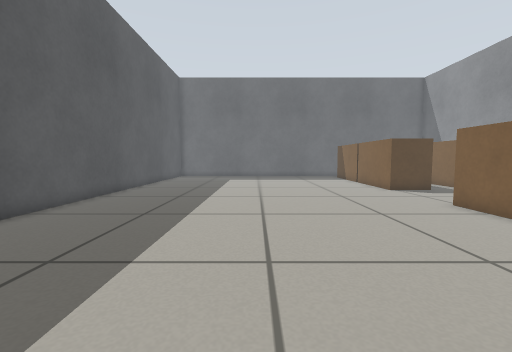
[1] (above)

22 first-person views from a walk through a world built for the Gazebo simulator. The camera is 0.47 m above the floor, tilts 4° down and sees 90° across. The floor is counted in squares, 0.25 m on a side. Each view is taken from the middle of a square. On the plan, view 1 faces up. The plan holds only what a view shows up to about 15 squares ahead; the rest is blank.

[2]
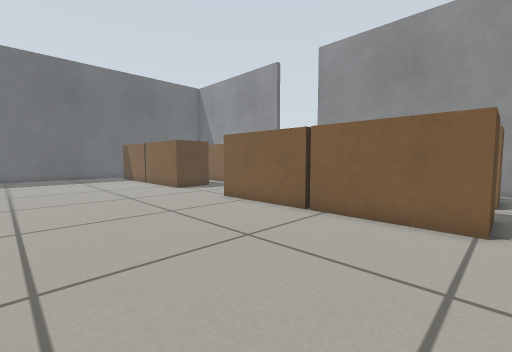

[3]
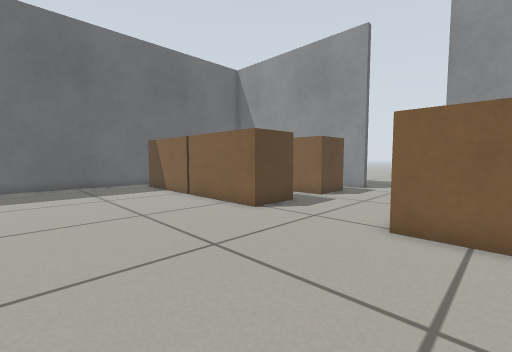

[4]
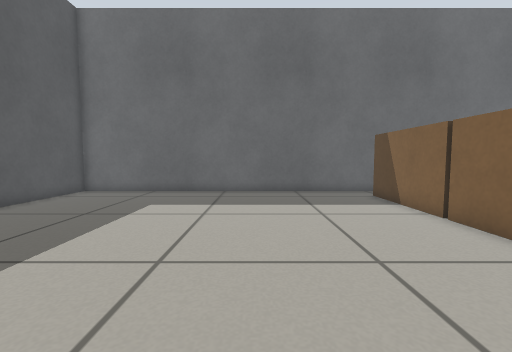

[5]
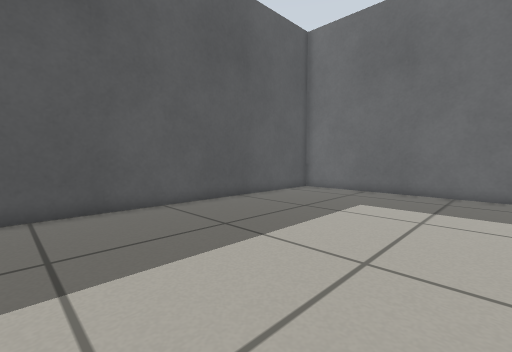

[6]
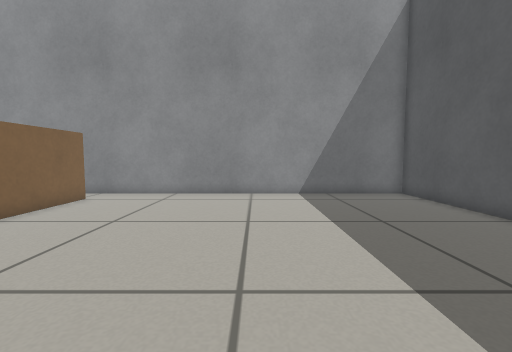

[7]
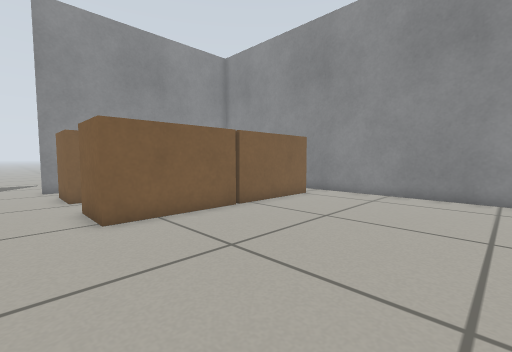

[8]
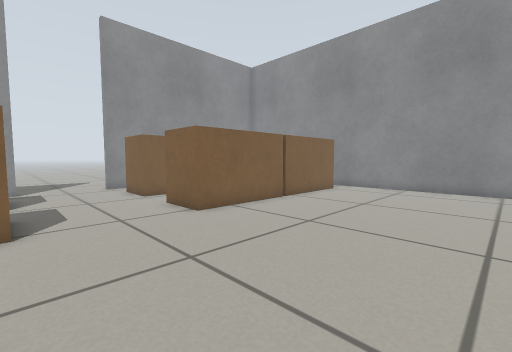

[9]
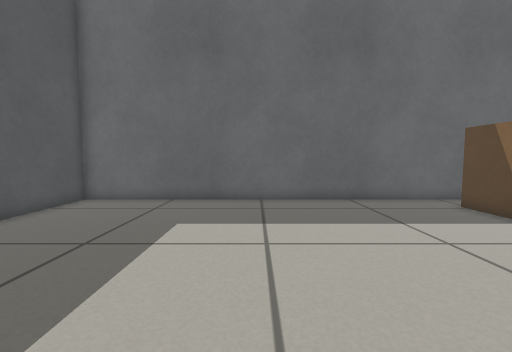

[10]
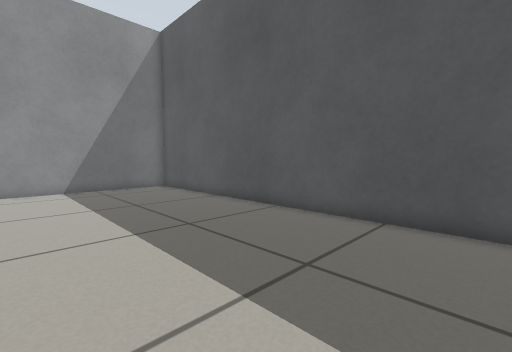

[11]
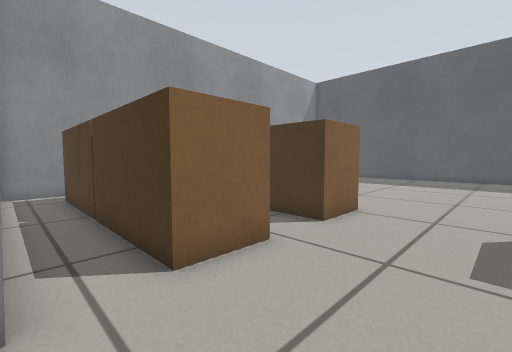

[12]
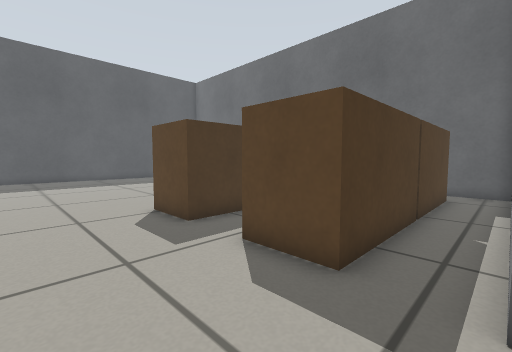

[13]
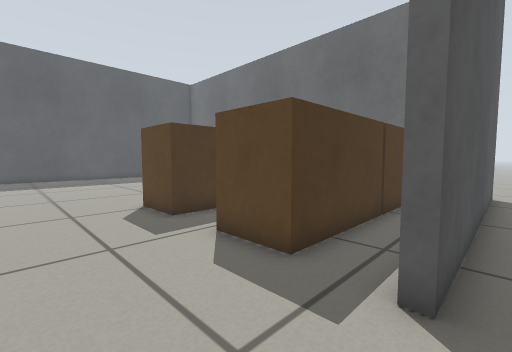

[14]
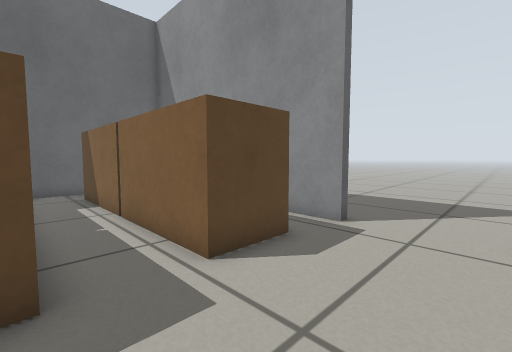

[15]
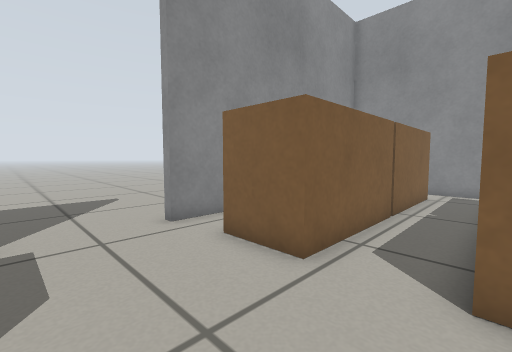

[16]
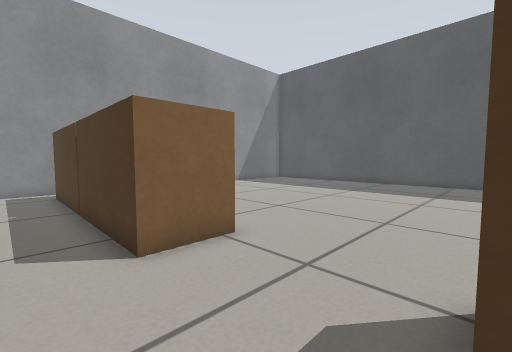

[17]
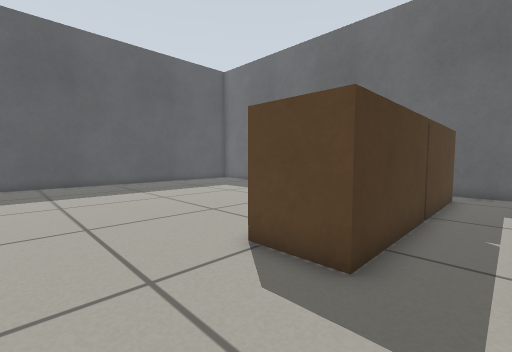

[18]
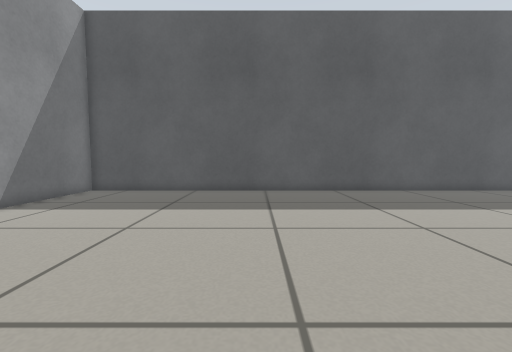

[19]
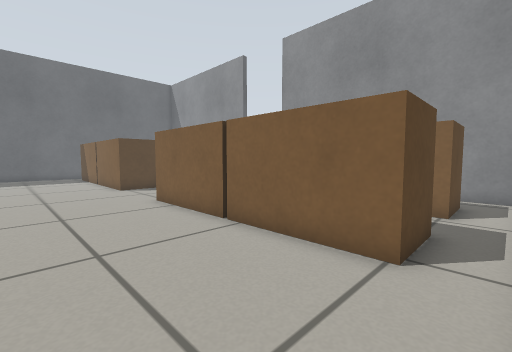

[20]
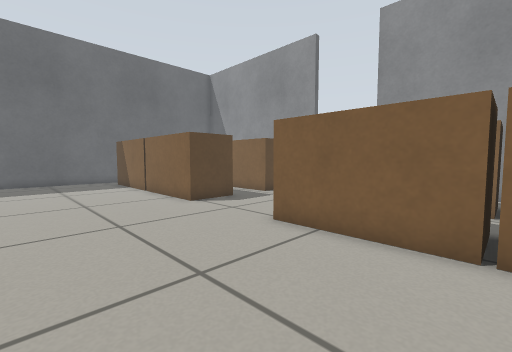

[21]
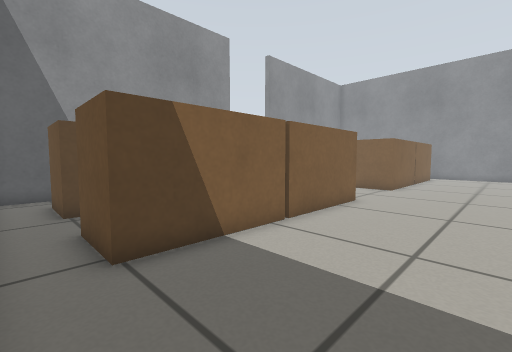

[22]
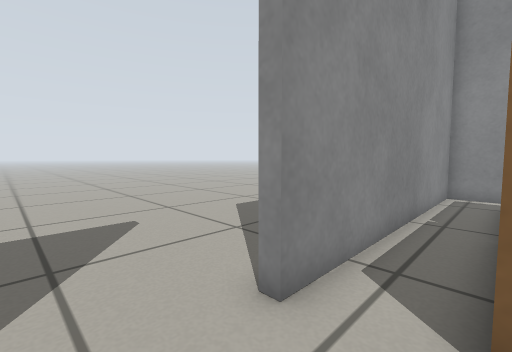

### Floor plan
Points are (right, up) in squares from view 1. A wall is a line through its corners. A room is listed if a view was taken in it or the views show most of it. See-through windows are left out.
Room 1 (views 1, 2, 3, 4, 5, 6, 7, 8, 9, 10, 14, 15, 16, 17, 18, 19, 20, 21, 22)
walls: (17, 14.5) (17, 18.1); (17, 23.4) (17, 26.1); (17.1, 26.5) (-7.8, 26.5) (-7.8, -1.5) (17, -1.5) (17, 10.5)
ways out: opening at (17, 12.5) to room 2
objects: brown box (8, 0) to (10, 4); brown box (8, 5) to (10, 10); brown box (8, 15) to (10, 19); brown box (8, 20) to (10, 25); brown box (13, 0) to (15, 4); brown box (13, 5) to (15, 10); brown box (13, 15) to (15, 19); brown box (13, 20) to (15, 25)
Room 2 (views 11, 12, 13)
walls: (17, 10.5) (17.5, 10.5); (17.5, 26.5) (17.5, 14.5) (17, 14.5)
ways out: opening at (17, 12.5) to room 1

Where each view was taken, in squares from view 1:
view 1: 0 up, 0 right, facing up
view 2: 0 up, 0 right, facing up-right
view 3: 8 up, 1 right, facing up-right
view 4: 12 up, 2 right, facing up
view 5: 12 up, 2 right, facing up-left
view 6: 12 up, 0 right, facing down
view 7: 12 up, 0 right, facing down-right
view 8: 15 up, 0 right, facing down-right
view 9: 15 up, 0 right, facing up
view 10: 15 up, 0 right, facing down-left
view 11: 14 up, 17 right, facing down-left
view 12: 11 up, 17 right, facing up-left
view 13: 11 up, 18 right, facing up-left
view 14: 11 up, 10 right, facing up-right
view 15: 14 up, 10 right, facing down-right
view 16: 15 up, 12 right, facing down-left
view 17: 11 up, 12 right, facing up-left
view 18: 8 up, 7 right, facing left
view 19: 1 down, 3 right, facing up-right
view 20: 5 up, 2 right, facing up-right
view 21: 26 up, 3 right, facing down-right
view 22: 13 up, 15 right, facing down-right
